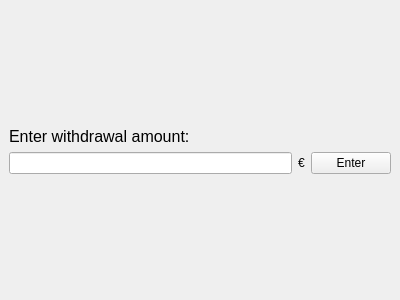
<?xml version="1.0" encoding="UTF-8"?>
<ui version="4.0">
 <class>withdrawWidget</class>
 <widget class="QStackedWidget" name="withdrawWidget">
  <property name="geometry">
   <rect>
    <x>0</x>
    <y>0</y>
    <width>400</width>
    <height>300</height>
   </rect>
  </property>
  <property name="windowTitle">
   <string>StackedWidget</string>
  </property>
  <property name="currentIndex">
   <number>1</number>
  </property>
  <widget class="QWidget" name="page">
   <layout class="QGridLayout" name="gridLayout_3">
    <item row="1" column="0">
     <widget class="QLabel" name="label_2">
      <property name="sizePolicy">
       <sizepolicy hsizetype="Preferred" vsizetype="Fixed">
        <horstretch>0</horstretch>
        <verstretch>0</verstretch>
       </sizepolicy>
      </property>
      <property name="font">
       <font>
        <pointsize>12</pointsize>
       </font>
      </property>
      <property name="text">
       <string>How much do you want to withdraw?</string>
      </property>
     </widget>
    </item>
    <item row="0" column="0">
     <spacer name="verticalSpacer_3">
      <property name="orientation">
       <enum>Qt::Vertical</enum>
      </property>
      <property name="sizeHint" stdset="0">
       <size>
        <width>20</width>
        <height>40</height>
       </size>
      </property>
     </spacer>
    </item>
    <item row="2" column="0">
     <layout class="QGridLayout" name="gridLayout">
      <item row="1" column="0">
       <widget class="QPushButton" name="btn50">
        <property name="text">
         <string>50 €</string>
        </property>
       </widget>
      </item>
      <item row="1" column="2">
       <widget class="QPushButton" name="btnOther">
        <property name="text">
         <string>Other value</string>
        </property>
       </widget>
      </item>
      <item row="0" column="2">
       <widget class="QPushButton" name="btn25">
        <property name="text">
         <string>25 €</string>
        </property>
       </widget>
      </item>
      <item row="0" column="0">
       <widget class="QPushButton" name="btn5">
        <property name="sizePolicy">
         <sizepolicy hsizetype="Preferred" vsizetype="Fixed">
          <horstretch>0</horstretch>
          <verstretch>0</verstretch>
         </sizepolicy>
        </property>
        <property name="text">
         <string>5 €</string>
        </property>
       </widget>
      </item>
      <item row="0" column="1">
       <widget class="QPushButton" name="btn10">
        <property name="sizePolicy">
         <sizepolicy hsizetype="Preferred" vsizetype="Fixed">
          <horstretch>0</horstretch>
          <verstretch>0</verstretch>
         </sizepolicy>
        </property>
        <property name="text">
         <string>10 €</string>
        </property>
       </widget>
      </item>
      <item row="1" column="1">
       <widget class="QPushButton" name="btn100">
        <property name="text">
         <string>100 €</string>
        </property>
       </widget>
      </item>
     </layout>
    </item>
    <item row="3" column="0">
     <spacer name="verticalSpacer_4">
      <property name="orientation">
       <enum>Qt::Vertical</enum>
      </property>
      <property name="sizeHint" stdset="0">
       <size>
        <width>20</width>
        <height>40</height>
       </size>
      </property>
     </spacer>
    </item>
   </layout>
  </widget>
  <widget class="QWidget" name="page_2">
   <layout class="QGridLayout" name="gridLayout_2">
    <item row="2" column="0">
     <widget class="QLineEdit" name="lineEdit"/>
    </item>
    <item row="0" column="0">
     <spacer name="verticalSpacer_2">
      <property name="orientation">
       <enum>Qt::Vertical</enum>
      </property>
      <property name="sizeHint" stdset="0">
       <size>
        <width>20</width>
        <height>40</height>
       </size>
      </property>
     </spacer>
    </item>
    <item row="4" column="0">
     <spacer name="verticalSpacer">
      <property name="orientation">
       <enum>Qt::Vertical</enum>
      </property>
      <property name="sizeHint" stdset="0">
       <size>
        <width>20</width>
        <height>40</height>
       </size>
      </property>
     </spacer>
    </item>
    <item row="1" column="0">
     <widget class="QLabel" name="label">
      <property name="font">
       <font>
        <pointsize>12</pointsize>
       </font>
      </property>
      <property name="text">
       <string>Enter withdrawal amount:</string>
      </property>
     </widget>
    </item>
    <item row="2" column="2">
     <widget class="QPushButton" name="btnEnter">
      <property name="text">
       <string>Enter</string>
      </property>
     </widget>
    </item>
    <item row="2" column="1">
     <widget class="QLabel" name="label_3">
      <property name="text">
       <string>€</string>
      </property>
     </widget>
    </item>
   </layout>
  </widget>
 </widget>
 <resources/>
 <connections/>
</ui>
